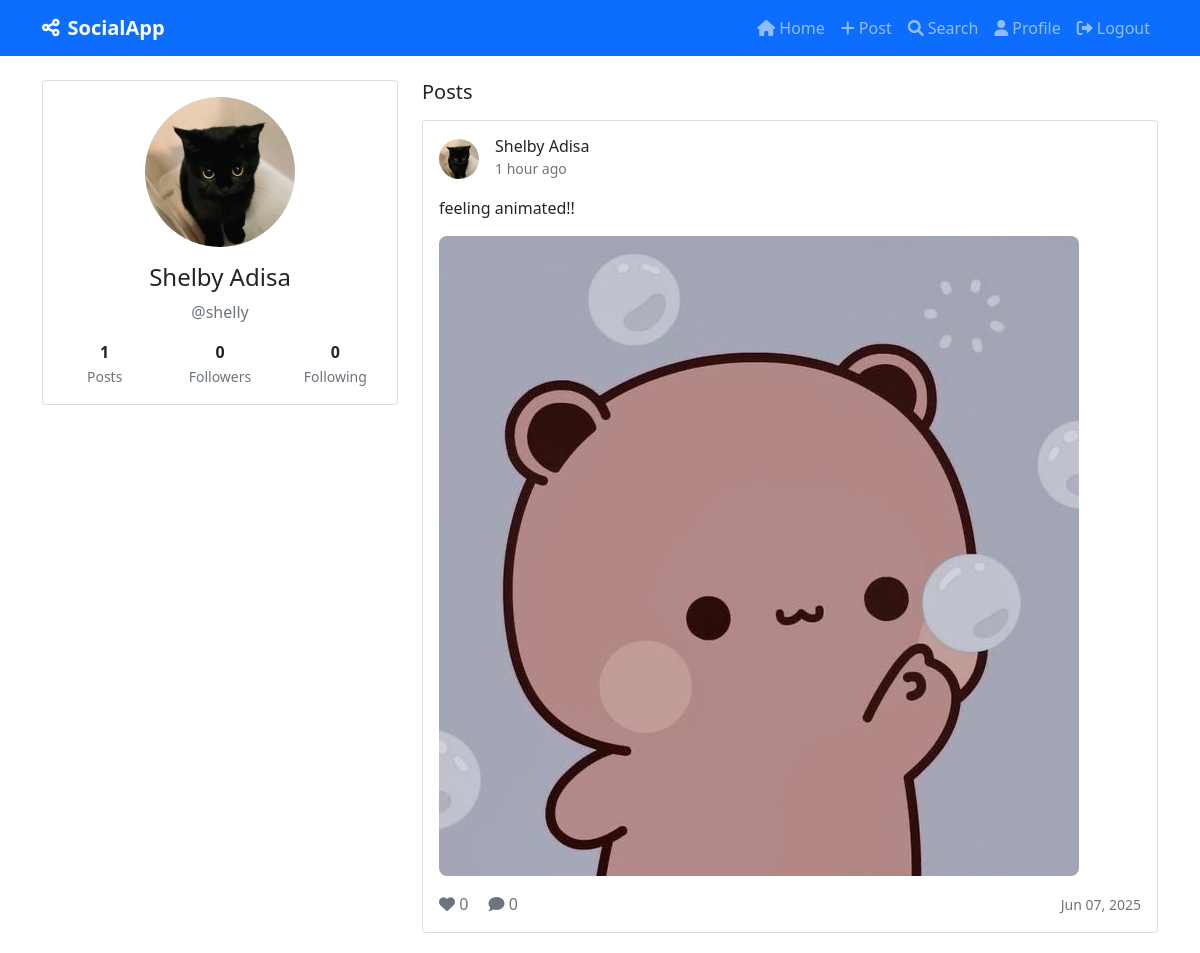
The page /profile/shelly/ (signed in) on the database its author committed.
### social_media/models.py (models this page shows, shortened)
class Profile(models.Model):
    user = models.OneToOneField(User, on_delete=models.CASCADE)
    bio = models.TextField(max_length=500, blank=True)
    profile_picture = models.ImageField(upload_to='profile_pics/', default='profile_pics/default.jpg')
    followers = models.ManyToManyField(User, related_name='following', blank=True)
    created_at = models.DateTimeField(default=timezone.now)
    updated_at = models.DateTimeField(auto_now=True)
    @property
    def followers_count(self):
        return self.followers.count()
    @property
    def following_count(self):
        return self.user.following.count()

class Post(models.Model):
    author = models.ForeignKey(User, on_delete=models.CASCADE, related_name='posts')
    content = models.TextField(max_length=2000)
    image = models.ImageField(upload_to='post_images/', blank=True, null=True)
    hashtags = models.CharField(max_length=200, blank=True)
    created_at = models.DateTimeField(default=timezone.now)
    updated_at = models.DateTimeField(auto_now=True)
    likes = models.ManyToManyField(User, related_name='liked_posts', blank=True)
    class Meta:
        ordering = ['-created_at']
    @property
    def likes_count(self):
        return self.likes.count()
    @property
    def comments_count(self):
        return self.comments.count()

### social_media/views.py (the view)
# urls.py: path('profile/<str:username>/', views.profile, name='profile'),
@login_required
def profile(request, username):
    user = get_object_or_404(User, username=username)
    profile = get_object_or_404(Profile, user=user)
    posts = Post.objects.filter(author=user)
    context = {
        'profile': profile,
        'posts': posts,
        'is_following': request.user.profile.user in profile.followers.all() if request.user != user else False
    }
    return render(request, 'profile.html', context)

### social_media/templates/profile.html (shortened to what this page needs)
{% extends 'base.html' %}
{% block content %}
<div class="row">
    <div class="col-md-4">
        <div class="card">
            <div class="card-body text-center">
                <img src="{{ profile.profile_picture.url }}" alt="Profile Picture" class="rounded-circle mb-3" style="width: 150px; height: 150px; object-fit: cover;">
                <h4>{{ profile.user.get_full_name|default:profile.user.username }}</h4>
                <p class="text-muted">@{{ profile.user.username }}</p>
                <div class="row text-center mt-3">
                    <div class="col-4">
                        <div class="fw-bold">{{ posts.count }}</div>
                        <small class="text-muted">Posts</small>
                    </div>
                    <div class="col-4">
                        <div class="fw-bold">{{ profile.followers_count }}</div>
                        <small class="text-muted">Followers</small>
                    </div>
                    <div class="col-4">
                        <div class="fw-bold">{{ profile.following_count }}</div>
                        <small class="text-muted">Following</small>
                    </div>
                </div>
            </div>
        </div>
    </div>
    <div class="col-md-8">
        <h5 class="mb-3">Posts</h5>
        {% for post in posts %}
        <div class="card post-card">
            <div class="card-body">
                <div class="d-flex align-items-center mb-3">
                    <img src="{{ post.author.profile.profile_picture.url }}" alt="Profile" class="profile-img me-3">
                    <div>
                        <h6 class="mb-0">{{ post.author.get_full_name|default:post.author.username }}</h6>
                        <small class="text-muted">{{ post.created_at|timesince }} ago</small>
                    </div>
                </div>
                <p class="card-text">{{ post.content }}</p>
                {% if post.image %}
                <img src="{{ post.image.url }}" alt="Post image" class="post-image mb-3">
                {% endif %}
                <div class="d-flex justify-content-between align-items-center">
                    <div>
                        <span class="text-muted me-3">
                            <i class="fas fa-heart"></i> {{ post.likes_count }}
                        </span>
                        <span class="text-muted">
                            <i class="fas fa-comment"></i> {{ post.comments_count }}
                        </span>
                    </div>
                    <small class="text-muted">{{ post.updated_at|date:"M d, Y" }}</small>
                </div>
            </div>
        </div>
        {% endfor %}
    </div>
</div>
{% endblock %}

### social_media/templates/base.html (shortened to what this page needs)
<!DOCTYPE html>
<html lang="en">
<head>
    <link href="https://cdn.jsdelivr.net/npm/bootstrap@5.1.3/dist/css/bootstrap.min.css" rel="stylesheet">
    <link href="https://cdnjs.cloudflare.com/ajax/libs/font-awesome/6.0.0/css/all.min.css" rel="stylesheet">
</head>
<body>
    <nav class="navbar navbar-expand-lg navbar-dark bg-primary">
        <div class="container">
            <a class="navbar-brand" href="{% url 'home' %}">
                <i class="fas fa-share-alt me-2"></i>SocialApp
            </a>
            {% if user.is_authenticated %}
            <div class="navbar-nav ms-auto">
                <a class="nav-link" href="{% url 'home' %}"><i class="fas fa-home me-1"></i>Home</a>
                <a class="nav-link" href="{% url 'create_post' %}"><i class="fas fa-plus me-1"></i>Post</a>
                <a class="nav-link" href="{% url 'search_users' %}"><i class="fas fa-search me-1"></i>Search</a>
                <a class="nav-link" href="{% url 'profile' user.username %}"><i class="fas fa-user me-1"></i>Profile</a>
                <a class="nav-link" href="{% url 'logout' %}"><i class="fas fa-sign-out-alt me-1"></i>Logout</a>
            </div>
            {% else %}
            <div class="navbar-nav ms-auto">
                <a class="nav-link" href="{% url 'login' %}">Login</a>
                <a class="nav-link" href="{% url 'register' %}">Register</a>
            </div>
            {% endif %}
        </div>
    </nav>
    <main class="container mt-4">
        {% block content %}
        {% endblock %}
    </main>
</body>
</html>

### social_media/templates/base.html (style rules this page uses)
.post-card { margin-bottom: 20px; }
.profile-img { width: 40px; height: 40px; border-radius: 50%; object-fit: cover; }
.post-image { max-width: 100%; height: auto; border-radius: 8px; }
.navbar-brand { font-weight: bold; }

### rows shown on the page
Profile: profile_picture (placeholder picture), user.get_full_name "Shelby Adisa", user.username "shelly", followers_count "0", following_count "0"
Post: author.profile.profile_picture (placeholder picture), author.get_full_name "Shelby Adisa", created_at "1 hour", content "feeling animated!!", image (picture), likes_count "0", comments_count "0", updated_at "Jun 07, 2025"

### other values the page prints
{{ posts.count }} "1"
